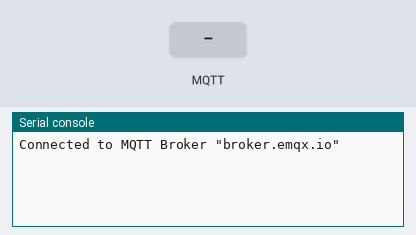
Bench run of a program on a simulated MicroPython board. Shown: the last lines printed to the serial console. Inputs (shaded band) come from the test bench. No MQTT or app messages arrive unless stated.

Above: at 1.3 s.
1.4 s: MQTT message "1" arrives on the first subscribed topic
At 2.0 s:
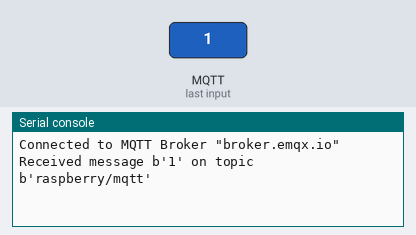
2.9 s: MQTT message "on" arrives on the first subscribed topic
At 4.1 s:
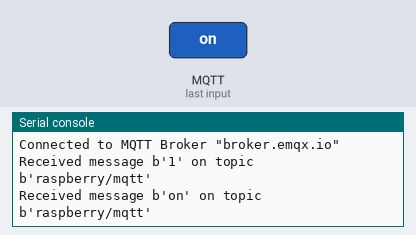
4.4 s: MQTT message "off" arrives on the first subscribed topic
At 5.4 s:
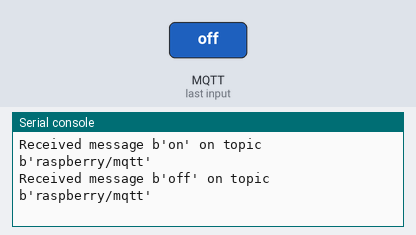

The program:

sub.py
```python
"""
Install umqtt.simple library:
$ micropython -m mip install umqtt.simple

To run this script:
$ micropython sub.py
"""
import time

from umqtt.simple import MQTTClient


# Define the connection information for the sub client
SERVER = "broker.emqx.io"
ClientID = f'raspberry-sub-{time.time_ns()}'
user = "emqx"
password = "public"
topic = "raspberry/mqtt"
msg = b'{"msg":"hello"}'


def sub(topic, msg):
    # Print the topic and message in the callback function
    print('Received message %s on topic %s' % (msg, topic))


def main(server=SERVER):
    # Create a connection, parameters are client ID, broker address, broker port number, authentication information
    client = MQTTClient(ClientID, server, 1883, user, password)
    client.set_callback(sub)
    client.connect()
    print('Connected to MQTT Broker "%s"' % (server))
    # If the connection to the broker is lost and reconnected, continue subscribing to the raspberry/topic
    client.subscribe(topic)
    while True:
        if True:
            client.wait_msg()
        else:
            client.check_msg()
            time.sleep(1)


if __name__ == "__main__":
    main()
```

Measured:
- after the input at 1.4 s, the serial console: prints a new line at once (image 1)
- after the input at 2.9 s, the serial console: prints a new line at once (image 2)
- after the input at 4.4 s, the serial console: prints a new line at once (image 3)
